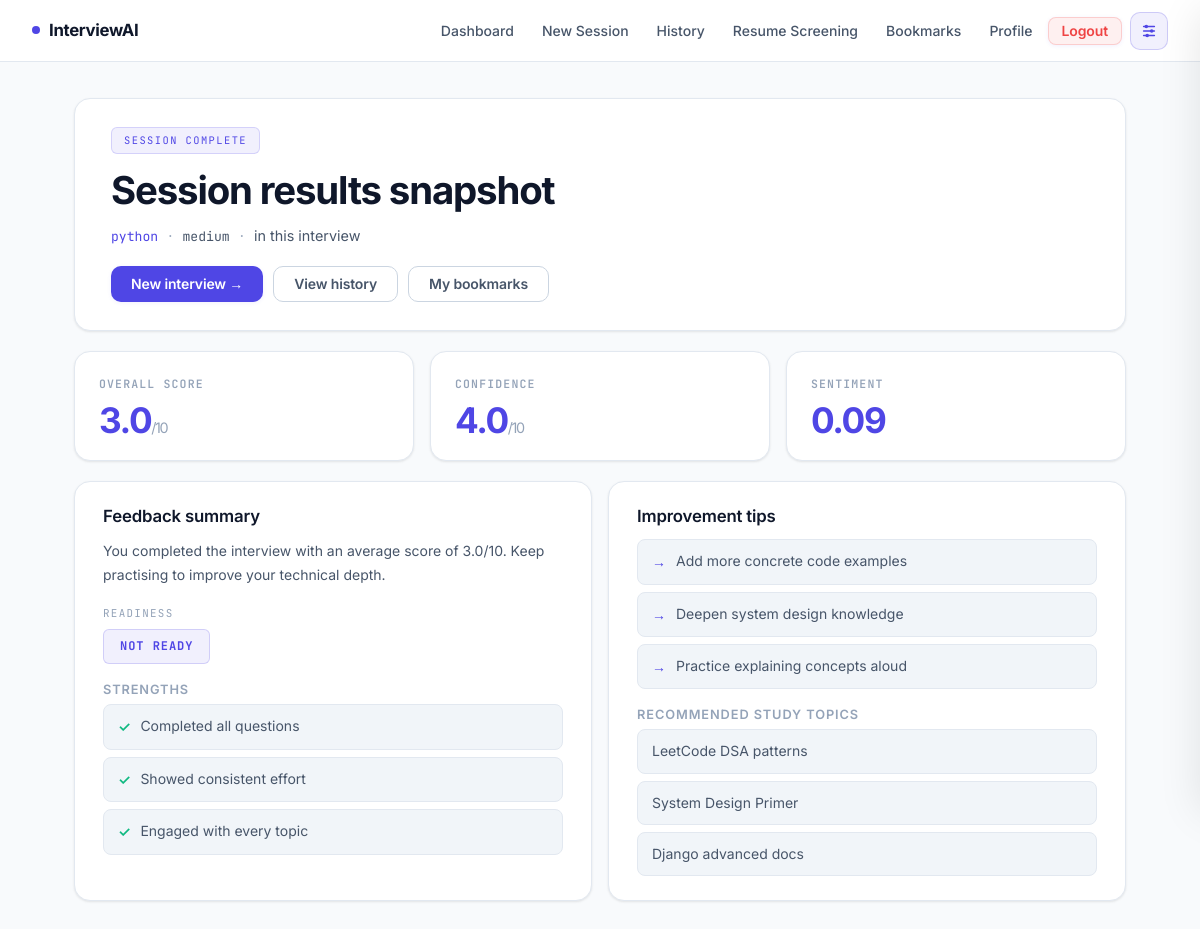
Page /results/2/ (signed in) on the committed database.
### apps/interview/models.py (models this page shows, shortened)
class InterviewSession(models.Model):
    STATUS_CHOICES = [
        ('pending',   'Pending'),
        ('active',    'Active'),
        ('completed', 'Completed'),
        ('abandoned', 'Abandoned'),
    ]
    SESSION_TYPE_CHOICES = [
        ('standard', 'Standard'),
        ('mock',     'Mock Interview'),
    ]
    user             = models.ForeignKey(settings.AUTH_USER_MODEL, on_delete=models.CASCADE, related_name='sessions')
    title            = models.CharField(max_length=200, blank=True)
    category         = models.CharField(max_length=30, default='python')
    difficulty       = models.CharField(max_length=10, default='medium')
    session_type     = models.CharField(max_length=20, choices=SESSION_TYPE_CHOICES, default='standard')
    status           = models.CharField(max_length=20, choices=STATUS_CHOICES, default='pending')
    total_questions  = models.IntegerField(default=5)
    overall_score    = models.FloatField(null=True, blank=True)
    confidence_score = models.FloatField(null=True, blank=True)
    sentiment_score  = models.FloatField(null=True, blank=True)
    feedback_summary = models.TextField(blank=True)
    improvement_tips = models.JSONField(default=list)
    strengths        = models.JSONField(default=list)
    recommended_topics = models.JSONField(default=list)
    readiness        = models.CharField(max_length=30, blank=True)
    started_at       = models.DateTimeField(null=True, blank=True)
    ended_at         = models.DateTimeField(null=True, blank=True)
    created_at       = models.DateTimeField(auto_now_add=True)

### apps/interview/views.py (the view)
# urls.py: path('results/<int:session_id>/',     results,         name='results'),
@login_required
def results(request, session_id):
    session = get_object_or_404(InterviewSession, pk=session_id, user=request.user)
    answers = session.answers.all().order_by('answered_at')
    emotion_totals = {}
    emotion_count  = 0
    for answer in answers:
        if answer.face_emotions:
            for emotion, value in answer.face_emotions.items():
                emotion_totals[emotion] = emotion_totals.get(emotion, 0) + value
            emotion_count += 1
    avg_emotions = {}
    if emotion_count:
        avg_emotions = {k: round(v / emotion_count, 1) for k, v in emotion_totals.items()}
    voice_stats = None
    answers_with_voice = [a for a in answers if a.voice_analytics]
    if answers_with_voice:
        total_wpm    = sum(a.voice_analytics.get('wpm', 0) for a in answers_with_voice)
        total_filler = sum(a.voice_analytics.get('filler_count', 0) for a in answers_with_voice)
        voice_stats  = {
            'avg_wpm': round(total_wpm / len(answers_with_voice), 1),
            'total_fillers': total_filler,
        }
    return render(request, 'interview/results.html', {
        'session': session,
        'answers': answers,
        'avg_emotions': avg_emotions,
        'avg_emotions_json': json.dumps(avg_emotions),
        'voice_stats': voice_stats,
    })

### templates/interview/results.html (shortened to what this page needs)
{% extends 'base.html' %}
{% load static %}
{% block content %}
<section class="card page-hero reveal">
  <div class="hero-strip"><div class="hero-pill">Session complete</div></div>
  <h1>Session results snapshot</h1>
  <p>
    <span class="mono results-meta-accent">{{ session.category }}</span>
    <span class="results-meta-sep">·</span>
    <span class="mono">{{ session.difficulty }}</span>
    {% if session.title %}
      <span class="results-meta-sep">·</span>
      <span class="results-meta-title">{{ session.title }}</span>
    {% endif %}
  </p>
  <div class="actions">
    <a class="button" href="{% url 'new_interview' %}">New interview →</a>
    <a class="button alt" href="{% url 'history' %}">View history</a>
    <a class="button alt" href="{% url 'bookmarks' %}">My bookmarks</a>
  </div>
</section>
<div class="results-top-grid">
  <article class="card stat reveal">
    <div class="label">Overall score</div>
    <div class="value count-up" data-value="{{ session.overall_score|default:0|floatformat:1 }}" data-decimals="1">{{ session.overall_score|default:0|floatformat:1 }}<span>/10</span></div>
  </article>
  <article class="card stat reveal">
    <div class="label">Confidence</div>
    <div class="value count-up" data-value="{{ session.confidence_score|default:0|floatformat:1 }}" data-decimals="1">{{ session.confidence_score|default:0|floatformat:1 }}<span>/10</span></div>
  </article>
  <article class="card stat reveal">
    <div class="label">Sentiment</div>
    <div class="value count-up" data-value="{{ session.sentiment_score|default:0|floatformat:2 }}" data-decimals="2">{{ session.sentiment_score|default:0|floatformat:2 }}</div>
  </article>
</div>
<div class="grid two" style="margin-bottom:24px;">
  <article class="card section-pad reveal">
    <h3>Feedback summary</h3>
    <p class="muted results-feedback">{{ session.feedback_summary|default:'No summary generated.' }}</p>
    {% if session.readiness %}
      <div class="results-readiness-wrap">
        <div class="results-mini-head">Readiness</div>
        <span class="readiness-tag">{{ session.readiness }}</span>
      </div>
    {% endif %}
    <h4>Strengths</h4>
    {% if session.strengths %}
      <ul class="insight-list strengths">
        {% for item in session.strengths %}
          <li>{{ item }}</li>
        {% endfor %}
      </ul>
    {% else %}
      <p class="muted">No strengths captured.</p>
    {% endif %}
  </article>
  <article class="card section-pad reveal">
    <h3>Improvement tips</h3>
    {% if session.improvement_tips %}
      <ul class="insight-list tips">
        {% for tip in session.improvement_tips %}
          <li>{{ tip }}</li>
        {% endfor %}
      </ul>
    {% else %}
      <p class="muted">No tips generated for this session.</p>
    {% endif %}
    {% if session.recommended_topics %}
      <h4 style="margin-top:18px;">Recommended study topics</h4>
      <ul class="insight-list" style="margin-top:6px;">
        {% for topic in session.recommended_topics %}
          <li>{{ topic }}</li>
        {% endfor %}
      </ul>
    {% endif %}
  </article>
</div>
{% endblock %}

### rows in the picture
InterviewSession: category "python", difficulty "medium", title "in this interview", overall_score "3.0", confidence_score "4.0", sentiment_score "0.09", feedback_summary "You completed the interview with an average score of 3.0/10. Keep practising to improve your technical depth.", readiness "NOT READY"

### other values in the picture
{{ item }} "Completed all questions" "Showed consistent effort" "Engaged with every topic"
{{ tip }} "Add more concrete code examples" "Deepen system design knowledge" "Practice explaining concepts aloud"
{{ topic }} "LeetCode DSA patterns" "System Design Primer" "Django advanced docs"
